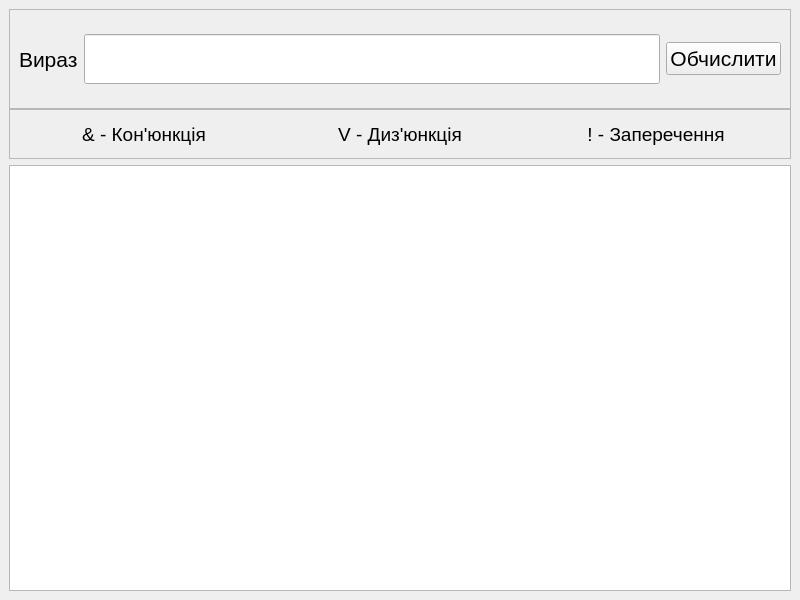
<?xml version="1.0" encoding="UTF-8"?>
<ui version="4.0">
 <class>MainWindow</class>
 <widget class="QMainWindow" name="MainWindow">
  <property name="geometry">
   <rect>
    <x>0</x>
    <y>0</y>
    <width>800</width>
    <height>600</height>
   </rect>
  </property>
  <property name="windowTitle">
   <string>MainWindow</string>
  </property>
  <widget class="QWidget" name="centralwidget">
   <layout class="QVBoxLayout" name="verticalLayout">
    <item>
     <widget class="QWidget" name="widget" native="true">
      <property name="minimumSize">
       <size>
        <width>0</width>
        <height>150</height>
       </size>
      </property>
      <property name="maximumSize">
       <size>
        <width>16777215</width>
        <height>150</height>
       </size>
      </property>
      <layout class="QVBoxLayout" name="verticalLayout_2">
       <property name="spacing">
        <number>0</number>
       </property>
       <property name="leftMargin">
        <number>0</number>
       </property>
       <property name="topMargin">
        <number>0</number>
       </property>
       <property name="rightMargin">
        <number>0</number>
       </property>
       <property name="bottomMargin">
        <number>0</number>
       </property>
       <item>
        <widget class="QFrame" name="frame">
         <property name="minimumSize">
          <size>
           <width>0</width>
           <height>100</height>
          </size>
         </property>
         <property name="maximumSize">
          <size>
           <width>16777215</width>
           <height>100</height>
          </size>
         </property>
         <property name="frameShape">
          <enum>QFrame::StyledPanel</enum>
         </property>
         <property name="frameShadow">
          <enum>QFrame::Raised</enum>
         </property>
         <layout class="QHBoxLayout" name="horizontalLayout_2">
          <item>
           <widget class="QLabel" name="label">
            <property name="font">
             <font>
              <pointsize>16</pointsize>
             </font>
            </property>
            <property name="text">
             <string>Вираз</string>
            </property>
           </widget>
          </item>
          <item>
           <widget class="QLineEdit" name="expressionLineEdit">
            <property name="minimumSize">
             <size>
              <width>0</width>
              <height>50</height>
             </size>
            </property>
            <property name="maximumSize">
             <size>
              <width>16777215</width>
              <height>50</height>
             </size>
            </property>
            <property name="font">
             <font>
              <pointsize>16</pointsize>
             </font>
            </property>
            <property name="text">
             <string/>
            </property>
            <property name="maxLength">
             <number>10000</number>
            </property>
           </widget>
          </item>
          <item>
           <widget class="QPushButton" name="pushButton">
            <property name="font">
             <font>
              <pointsize>16</pointsize>
             </font>
            </property>
            <property name="text">
             <string>Обчислити</string>
            </property>
           </widget>
          </item>
         </layout>
        </widget>
       </item>
       <item>
        <widget class="QFrame" name="frame_2">
         <property name="frameShape">
          <enum>QFrame::StyledPanel</enum>
         </property>
         <property name="frameShadow">
          <enum>QFrame::Raised</enum>
         </property>
         <layout class="QHBoxLayout" name="horizontalLayout_3">
          <item>
           <widget class="QLabel" name="label_2">
            <property name="font">
             <font>
              <pointsize>14</pointsize>
             </font>
            </property>
            <property name="text">
             <string>&amp; - Кон'юнкція</string>
            </property>
            <property name="alignment">
             <set>Qt::AlignCenter</set>
            </property>
           </widget>
          </item>
          <item>
           <widget class="QLabel" name="label_3">
            <property name="font">
             <font>
              <pointsize>14</pointsize>
             </font>
            </property>
            <property name="text">
             <string>V - Диз'юнкція</string>
            </property>
            <property name="alignment">
             <set>Qt::AlignCenter</set>
            </property>
           </widget>
          </item>
          <item>
           <widget class="QLabel" name="label_4">
            <property name="font">
             <font>
              <pointsize>14</pointsize>
             </font>
            </property>
            <property name="text">
             <string>! - Заперечення</string>
            </property>
            <property name="alignment">
             <set>Qt::AlignCenter</set>
            </property>
           </widget>
          </item>
         </layout>
        </widget>
       </item>
      </layout>
     </widget>
    </item>
    <item>
     <widget class="QWidget" name="widget_2" native="true">
      <layout class="QHBoxLayout" name="horizontalLayout">
       <property name="spacing">
        <number>0</number>
       </property>
       <property name="leftMargin">
        <number>0</number>
       </property>
       <property name="topMargin">
        <number>0</number>
       </property>
       <property name="rightMargin">
        <number>0</number>
       </property>
       <property name="bottomMargin">
        <number>0</number>
       </property>
       <item>
        <widget class="QTableWidget" name="tableWidget"/>
       </item>
      </layout>
     </widget>
    </item>
   </layout>
  </widget>
 </widget>
 <resources/>
 <connections/>
</ui>
